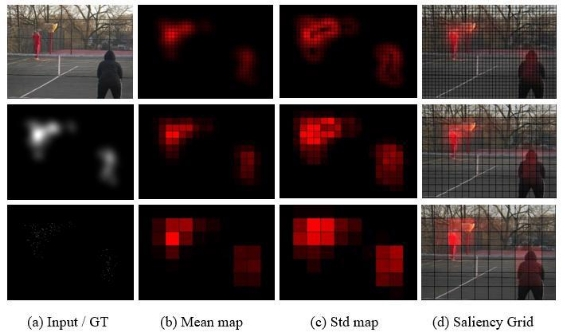
#> input picture Aspose.Words.37ee5294-a0cd-437d-88de-8e6a7712a3c5.002.jpeg, 565 x 334 px, given in place of Aspose.jpg, which was not available
$ python test_img.py
#> lines starting #> are read from the running program, lines starting #| are printed output that depends on the picture
import numpy as np
import cv2
import os
from uti import *
phase = 'val'
map_mean_p = f'test_w25_t'
img_p = f'../images/{phase}'
shape_r,shape_c = 224,320
kernel = [32,16,8]
sav_p = f'output_{map_mean_p}'
if(os.path.exists(sav_p)==False):
    os.mkdir(sav_p)

for i,k in enumerate(kernel):
    if(os.path.exists(f'{sav_p}/{i+1}')==False):
        os.mkdir(f'{sav_p}/{i+1}')

show = True
save = False
file_ = os.listdir(f'{map_mean_p}/{phase}/1')
data_num = len(file_)
print(data_num)
for npy_file in file_:
    name = npy_file.split('.')[0]
    print(name)
    img_i = cv2.imread(f'{img_p}/{name}.jpg')
#> img_i is the input picture: shape (334, 565, 3); mean B, G, R 68.1, 68.7, 79.1
    img_i = cv2.resize(img_i,(shape_c,shape_r),cv2.INTER_LINEAR)
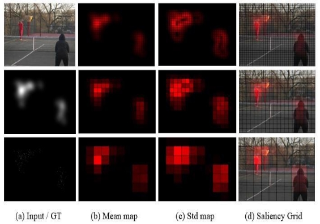
#> img_i: shape (224, 320, 3); mean B, G, R 68.2, 68.8, 79.2
    #cv2.namedWindow('img_i', 0)
    #cv2.imshow('img_i',img_i)
    for i,k in enumerate(kernel):
        k_file_p = f'{map_mean_p}/{phase}/{i+1}/{name}.npy'
#> (the run stopped early here; a loop or call above may not have finished)

$ run again, on Aspose.Words.37ee5294-a0cd-437d-88de-8e6a7712a3c5.006.png
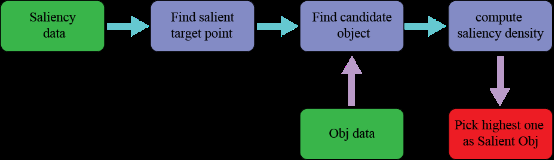
#> input picture Aspose.Words.37ee5294-a0cd-437d-88de-8e6a7712a3c5.006.png, 554 x 160 px, given in place of Aspose.jpg, which was not available
#> img_i is the input picture: shape (160, 554, 3); mean B, G, R 46.7, 48.3, 43.2
#> `img_i = cv2.resize(img_i,(shape_c,shape_r),cv2.INTER_LINEAR)`:
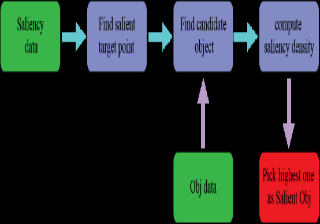
#> img_i: shape (224, 320, 3); mean B, G, R 46.7, 48.3, 43.3

$ run again, on Aspose.Words.37ee5294-a0cd-437d-88de-8e6a7712a3c5.007.png
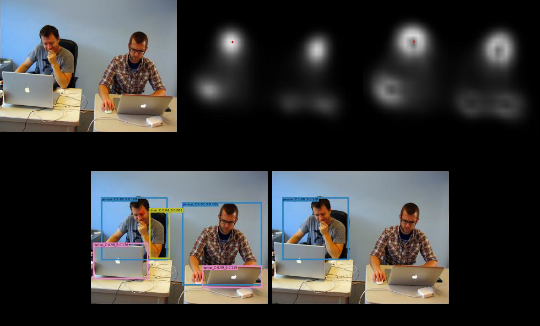
#> input picture Aspose.Words.37ee5294-a0cd-437d-88de-8e6a7712a3c5.007.png, 540 x 326 px, given in place of Aspose.jpg, which was not available
#> img_i is the input picture: shape (326, 540, 3); mean B, G, R 58.5, 59.2, 59.3
#> `img_i = cv2.resize(img_i,(shape_c,shape_r),cv2.INTER_LINEAR)`:
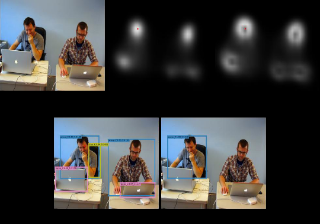
#> img_i: shape (224, 320, 3); mean B, G, R 58.5, 59.3, 59.4

$ run again, on Aspose.Words.37ee5294-a0cd-437d-88de-8e6a7712a3c5.008.png
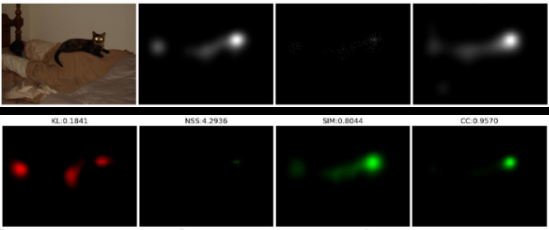
#> input picture Aspose.Words.37ee5294-a0cd-437d-88de-8e6a7712a3c5.008.png, 549 x 230 px, given in place of Aspose.jpg, which was not available
#> img_i is the input picture: shape (230, 549, 3); mean B, G, R 33.7, 36.4, 38.3
#> `img_i = cv2.resize(img_i,(shape_c,shape_r),cv2.INTER_LINEAR)`:
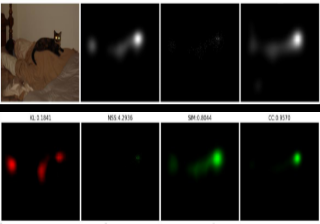
#> img_i: shape (224, 320, 3); mean B, G, R 33.7, 36.4, 38.3
